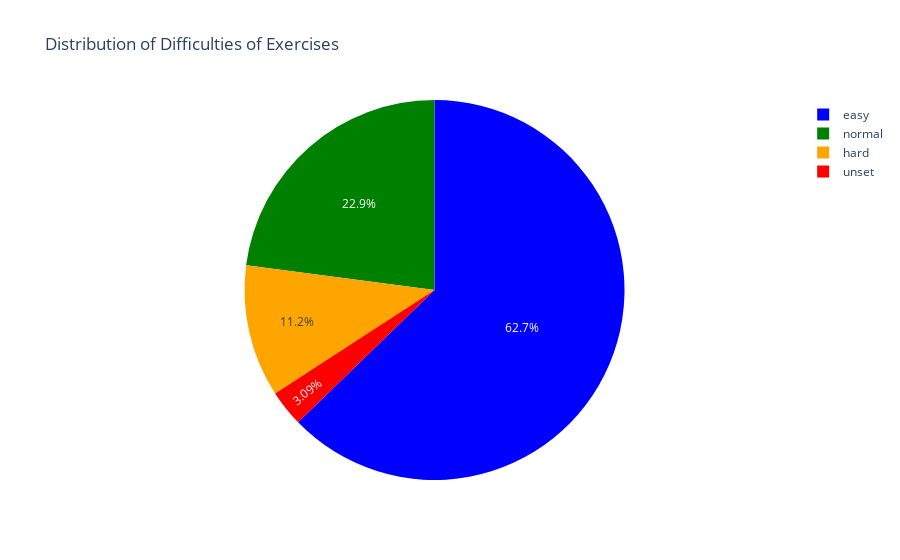

Notebook code for this chart:
### Markdown cell above
# The distribution of difficulties of the exercises:

### Code cell
import plotly.graph_objects as go

difficulty_distribution = df_InfoContent['difficulty'].value_counts()

colors = ['blue', 'green', 'orange', 'red']

fig = go.Figure(data=[go.Pie(labels=difficulty_distribution.index, values=difficulty_distribution.values, marker=dict(colors=colors))])

fig.update_layout(title='Distribution of Difficulties of Exercises')

fig.show()

### Figure 1 — Plotly figure (JSON) as saved in the notebook; plotly's stock layout.template omitted (floating-point values rounded to 4 significant figures)
{"data": [{"labels": ["easy", "normal", "hard", "unset"], "marker": {"colors": ["blue", "green", "orange", "red"]}, "type": "pie", "values": [832, 304, 149, 41]}], "layout": {"title": {"text": "Distribution of Difficulties of Exercises"}}}
